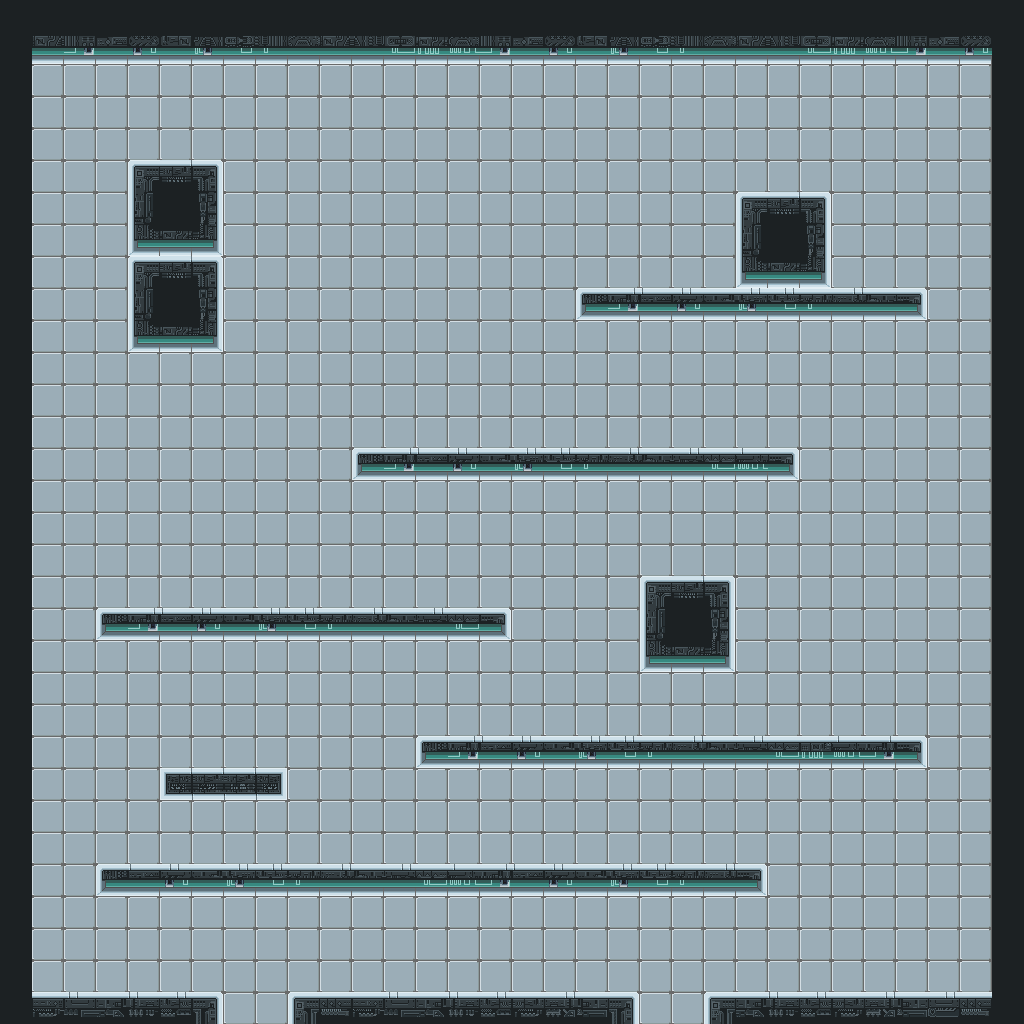

This game map was drawn from its Tiled (.tmx) file and the tilesets committed beside it. A one-line description and the full map source follow:
An orthogonal 32x32 tile map with 32x32 px tiles, 1 tile layer (Tile Layer 1) and 27 objects (17x Platform, 5x CoinPlus, 3x CoinMin, StartingPoint, FinishPoint).

<map version="1.8" tiledversion="1.8.4" orientation="orthogonal" renderorder="right-down" width="32" height="32" tilewidth="32" tileheight="32" infinite="0" nextlayerid="3" nextobjectid="48">
 <tileset firstgid="1" name="Lab" tilewidth="32" tileheight="32" tilecount="540" columns="30">
  <image source="lab.png" width="960" height="576" />
 </tileset>
 <layer id="1" name="Tile Layer 1" width="32" height="32">
  <data encoding="csv">
94,94,94,94,94,94,94,94,94,94,94,94,94,94,94,94,94,94,94,94,94,94,94,94,94,94,94,94,94,94,94,94,
94,220,212,213,214,215,216,217,218,219,220,221,222,223,211,212,213,214,215,216,217,218,219,220,221,222,223,211,212,213,214,94,
94,467,466,466,466,466,466,466,466,466,466,466,466,466,466,466,466,466,466,466,466,466,466,466,466,466,466,466,466,466,466,94,
94,467,467,466,466,466,466,466,466,466,466,466,466,466,466,466,466,466,466,466,466,466,466,466,466,466,466,466,466,466,466,94,
94,467,467,467,467,467,467,467,466,466,466,466,466,466,466,466,466,466,466,466,466,466,466,466,466,466,466,466,466,466,466,94,
94,467,467,467,63,64,65,467,467,467,467,466,466,466,466,466,466,466,466,466,466,466,466,466,466,466,466,466,466,466,466,94,
94,467,467,467,93,94,95,467,467,467,466,466,466,466,467,467,467,466,466,466,466,466,466,63,64,65,466,466,466,466,466,94,
94,466,467,467,123,124,125,467,467,467,466,466,466,466,467,466,467,466,466,466,466,466,466,93,94,95,466,466,466,466,466,94,
94,466,466,466,63,64,65,467,467,467,467,467,467,467,467,467,467,466,466,466,466,466,466,123,124,125,466,466,466,466,466,94,
94,466,466,466,93,94,95,466,467,467,467,467,467,467,467,467,467,467,285,272,273,274,275,276,277,278,279,280,287,466,466,94,
94,466,466,466,123,124,125,466,466,467,467,467,467,467,467,467,466,466,466,466,466,467,467,466,467,466,466,466,466,466,466,94,
94,466,466,466,466,466,466,466,467,467,466,467,467,467,467,467,466,466,466,466,466,466,466,467,467,466,466,466,467,466,466,94,
94,466,466,466,466,466,466,466,467,467,466,467,467,467,467,467,466,466,466,466,466,467,466,467,467,467,467,467,467,466,466,94,
94,466,466,466,466,466,466,466,466,467,466,467,467,467,467,466,466,466,466,466,466,467,467,467,467,467,467,467,467,466,466,94,
94,466,466,466,466,466,466,466,466,467,467,285,272,273,274,275,276,277,278,279,280,281,282,271,287,467,467,467,467,466,466,94,
94,466,466,466,466,466,466,466,466,467,466,467,467,467,467,467,466,466,466,466,467,467,467,467,467,467,467,467,467,466,466,94,
94,466,466,466,466,466,466,466,466,467,466,467,467,467,467,467,466,466,466,467,467,467,467,467,466,466,466,467,467,466,466,94,
94,466,466,466,466,466,466,466,466,466,467,467,467,467,467,467,467,466,467,466,467,466,466,467,466,466,466,466,466,466,466,94,
94,466,466,466,466,466,466,466,466,467,467,466,467,467,467,466,467,467,467,467,63,64,65,466,466,466,466,466,466,466,466,94,
94,466,466,285,272,273,274,275,276,277,278,279,280,281,282,287,466,467,467,467,93,94,95,466,466,466,466,466,466,466,466,94,
94,466,466,466,466,467,467,466,466,467,467,467,467,467,466,466,467,467,467,467,123,124,125,466,466,466,466,466,466,466,466,94,
94,466,466,466,467,467,467,467,467,467,467,467,467,466,466,467,467,467,467,467,467,466,467,466,466,466,466,466,466,466,466,94,
94,466,466,466,467,467,467,467,467,467,467,467,467,467,467,467,467,467,467,467,467,466,467,466,466,466,466,466,466,466,466,94,
94,466,466,466,467,467,467,467,467,467,467,467,467,285,272,273,274,275,276,277,278,279,280,281,282,283,271,272,287,466,466,94,
94,466,467,467,467,471,472,473,474,467,467,467,467,467,467,466,467,467,467,467,467,466,467,466,466,466,466,466,466,466,466,94,
94,467,466,466,467,466,466,466,466,467,467,467,467,467,467,467,467,466,466,466,466,466,467,466,466,466,466,466,466,466,466,94,
94,467,466,466,467,467,467,467,467,467,467,467,467,467,467,467,467,467,467,467,466,466,467,466,466,466,466,466,466,466,466,94,
94,467,466,285,273,274,275,276,277,278,279,280,281,282,271,272,273,274,275,276,277,278,279,287,466,466,466,466,466,466,466,94,
94,467,467,467,467,467,467,467,467,467,467,466,467,467,467,467,467,467,467,466,467,467,467,467,466,466,467,466,466,466,466,94,
94,467,467,467,467,467,467,467,467,467,467,467,467,467,467,467,467,467,467,467,466,466,466,467,466,466,467,467,466,467,466,94,
94,467,467,467,467,467,467,467,467,467,467,467,467,467,467,467,467,467,467,467,467,467,467,467,467,467,467,467,467,467,467,94,
94,331,332,333,334,335,346,467,467,348,340,331,332,333,334,335,336,337,338,346,467,467,348,333,334,335,336,337,338,339,340,94
</data>
 </layer>
 <objectgroup id="2" name="Object Layer 1">
  <object id="1" type="Platform" x="0" y="0" width="1024" height="64" />
  <object id="2" type="Platform" x="0" y="64" width="32" height="960" />
  <object id="3" type="Platform" x="992" y="64" width="32" height="896" />
  <object id="18" type="Platform" x="128" y="160" width="96" height="192" />
  <object id="19" type="Platform" x="352" y="448" width="448" height="32" />
  <object id="20" type="Platform" x="576" y="288" width="352" height="32" />
  <object id="21" type="Platform" x="736" y="192" width="96" height="96" />
  <object id="22" type="Platform" x="96" y="608" width="416" height="32" />
  <object id="23" type="Platform" x="640" y="576" width="96" height="96" />
  <object id="24" type="Platform" x="416" y="736" width="512" height="32" />
  <object id="25" type="Platform" x="160" y="768" width="128" height="32" />
  <object id="29" type="Platform" x="96" y="864.807" width="668.484" height="30.3856" />
  <object id="30" type="Platform" x="32" y="992" width="192" height="32" />
  <object id="31" type="Platform" x="288" y="992" width="352" height="32" />
  <object id="32" type="Platform" x="704" y="992" width="288" height="32" />
  <object id="33" type="Platform" x="992" y="960" width="32" height="64" />
  <object id="34" type="StartingPoint" x="32" y="896" width="96" height="96" />
  <object id="35" type="FinishPoint" x="832" y="160" width="96" height="128" />
  <object id="37" type="Platform" x="288" y="224" width="64" height="32" />
  <object id="38" type="CoinPlus" x="448" y="960" width="32" height="32" />
  <object id="39" type="CoinMin" x="608" y="832" width="32" height="32" />
  <object id="41" type="CoinPlus" x="928" y="864" width="32" height="32" />
  <object id="42" type="CoinPlus" x="192" y="736" width="32" height="32" />
  <object id="43" type="CoinPlus" x="672" y="544" width="32" height="32" />
  <object id="45" type="CoinMin" x="128" y="576" width="32" height="32" />
  <object id="46" type="CoinMin" x="768" y="160" width="32" height="32" />
  <object id="47" type="CoinPlus" x="160" y="128" width="32" height="32" />
 </objectgroup>
</map>
